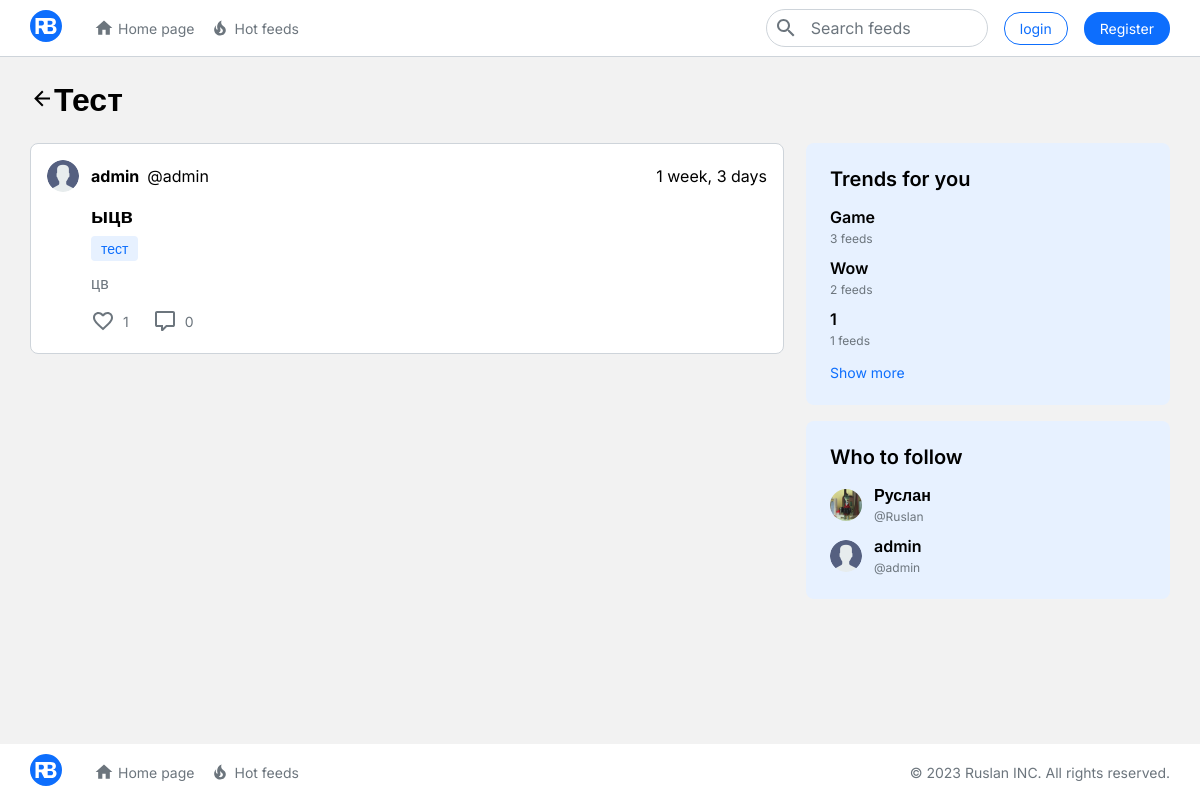
/tag/20/, run on the app's committed database.
### blog/models.py (models this page shows, shortened)
class Tags(models.Model):
    text = models.CharField('Текст', max_length=100)

class Post(models.Model):
    title = models.CharField('Название', max_length=300)
    text = models.TextField('Текст поста', blank=True, null=True)
    poster = models.ImageField("Постер", upload_to="blog/", blank=True, null=True)
    draft = models.BooleanField("Черновик", default=False)
    owner = models.ForeignKey(User, verbose_name="Владелец", on_delete=models.CASCADE)
    date = models.DateTimeField(auto_now_add=True, verbose_name="дата создания", blank=True)
    tag = models.ManyToManyField(Tags, verbose_name='теги', related_name='tag_post')

### users/models.py (models this page shows)
class User(AbstractUser):
    bio = models.TextField(_("bio"), max_length=500, blank=True)
    avatar = models.ImageField("Аватар", upload_to="profile/avatars/", blank=True, null=True)
    background = models.ImageField("Бєкграунд", upload_to="profile/backgrounds/", blank=True, null=True)

### blog/views.py (the view)
# urls.py: path("tag/<int:pk>/", TagPost.as_view(), name='tag_post'),
class TagPost(Posts_list_base):
    template_name = "blog/post_list_tags.html"
    def get_data(self, pk):
        context = super().get_data()
        post_queryset = Post.objects.filter(draft=False, tag__id=pk).order_by("-date")
        tag = Tags.objects.get(id=pk)
        posts_data = self.get_post_data(post_queryset)
        context.update({
            'posts_list': posts_data,
            'page_name': tag.text.capitalize()
        })
        return context

### blog/views.py (called while the page is built)
    def get_top_followers(self, count=5):
        return User.objects.annotate(followers_count=Count('followers')).all().order_by('-followers_count')[:count]

    def get_top_tags(self, count):
        querry = Tags.objects.annotate(post_count=Count('tag_post')).all().order_by('-post_count')[:count]
        return querry

    def get_post_data(self, queryset):
        data = list()
        for post in queryset:
            likes = Like.objects.filter(post=post)
            comments = Reviews.objects.filter(post=post)
            post_data = {
                'post_data': post,
                'likes': likes,
                'comments': comments,
                'user_likes': [i['user'] for i in Like.objects.values('user').filter(post=post)],
            }
            data.append(post_data)
        return data

    def get_data(self):
        context = {
            'top_tags': self.get_top_tags(count=6),
            'top_users': self.get_top_followers(),
            'get_following': self.get_following() if self.request.user!=self.anonimys else None,
        }
        return context

    def get(self, request, **kwargs):
        if 'slug' in kwargs:
            context = self.get_data(kwargs.get('slug'))
        elif 'pk' in kwargs:
            context = self.get_data(kwargs.get('pk'))
        else:
            context = self.get_data()
        return render(request, self.template_name, context)

### templates/blog/post_list_tags.html
{% extends 'blog/page_layout.html' %}
{% block contant %}
	<div class="contant">
		<div class="container">
			{% include "include/title_with_back.html" %}
			<div class="row">
				<div class="col-lg-8">
					{% for post in posts_list %}
                    	{% include "include/post.html" with post=post %}
					{% endfor %}
				</div>
				<div class="col-lg-4">
					<div class="sticky">
						{% include "include/topic_block.html" %}
						{% include "include/popular-block.html" %}
					</div>
				</div>
			</div>
		</div>
	</div>
{% endblock %}

### templates/include/title_with_back.html (shortened to what this page needs)
<div class="row">
    <div class="col">
        <div class="page_title_block">
            <h1 class="page_title d-flex align-items-center">
                <a href="{% url 'home' %}">
                    <svg width="24" height="25" viewBox="0 0 24 25" xmlns="http://www.w3.org/2000/svg">
                        <path d="M20.0002 11.5V13.5H8.00016L13.5002 19L12.0802 20.42L4.16016 12.5L12.0802 4.57996L13.5002 5.99996L8.00016 11.5H20.0002Z"/>
                    </svg>
                </a>
                {{ page_name }}
            </h1>
        </div>
    </div>
</div>

### templates/include/post.html (shortened to what this page needs)
{% load static %}
<div class="block_page post">
    <div class="post_header d-flex justify-content-between align-items-center">
        <div class="d-flex align-items-center">
            {% if post.post_data.owner.avatar %}
                <img src="{{ post.post_data.owner.avatar.url }}" alt="" class="profile_img">
            {% else %}
                <img src="{% static 'img/profile.png' %}" alt="" class="profile_img">
            {% endif %}
            {% if post.post_data.owner.first_name %}
                <a href="{% url 'profile' pk=post.post_data.owner.id %}"><h3 class="name">{{ post.post_data.owner.first_name }}</h3></a>
            {% else %}
                <a href="{% url 'profile' pk=post.post_data.owner.id %}"><h3 class="name">{{ post.post_data.owner.username }}</h3></a>
            {% endif %}
            <p class="text">@{{ post.post_data.owner.username }} </p>
        </div>
        <p class="text">{{ post.post_data.date|timesince }}</p>
    </div>
    <div class="post_title">
        <a href="{% url 'post_detail' pk=post.post_data.id %}"><h3 class="name">{{ post.post_data.title }}</h3></a>
        <div class="topic_group d-flex flex-wrap">
            {% for tag in post.post_data.tag.all %}
                <div class="badges">
                    <a href="{% url 'tag_post' tag.id %}"><p>{{ tag.text }}</p></a>
                </div>
            {% endfor %}
        </div>
    </div>
    <div class="post_body">
        {% if post.post_data.poster %}
            <img src="{{post.post_data.poster.url}}" alt="" class="post_img">
        {% else %}
            <p class="text">{{ post.post_data.text }}</p>
        {% endif %}
        <div class="post_control d-flex">
            <form action="{% url 'like' %}" method="post">
                <div class="like">
                    <button type="submit" {% if not user.is_authenticated %} disabled {% endif %}>
                        <div class="d-flex align-items-center">
                            {% if user.id in post.user_likes %}
                            <div class="like_img is_like_img d-flex justify-content-center align-items-center">
                                <svg width="24" height="24" viewBox="0 0 24 24" xmlns="http://www.w3.org/2000/svg">
                                    <path d="M16.5 2.65C14.76 2.65 13.09 3.46 12 4.73C10.91 3.46 9.24 2.65 7.5 2.65C4.42 2.65 2 5.06 2 8.15C2 11.92 5.4 15.01 10.55 19.68L12 21L13.45 19.68C18.6 15.01 22 11.92 22 8.15C22 5.06 19.58 2.65 16.5 2.65Z"/>
                                </svg>
                            </div>
                            {% else %}
                            <div class="like_img d-flex justify-content-center align-items-center">
                            </div>
                            {% endif %}
                            <p>{{ post.likes.count }}</p>
                        </div>
                    </button>
                </div>
            </form>
            <div class="comment">
                <a href="{% url 'post_detail' pk=post.post_data.id %}">
                    <div class="d-flex align-items-center">
                        <div class="comment_img d-flex justify-content-center align-items-center">
                        </div>
                        <p>{{ post.comments.count }}</p>
                    </div>
                </a>
            </div>
        </div>
    </div>
</div>

### templates/include/topic_block.html (shortened to what this page needs)
<div class="block_page_secondary">
    <h3 class="name">Trends for you</h3>
    <div class="topic_block">
        {% for topic in top_tags %}
        <div class="topic" id="topic{{ forloop.counter }}">
            <a href="{% url 'tag_post' topic.id %}"><h3 class="name">{{ topic.text|title }}</h3></a>
            <p class="text">{{ topic.post_count }} feeds</p>
        </div>
        {% endfor %}
    </div>
    <p class="show" onclick="hide_tags()">Show more</p>
</div>

### templates/include/popular-block.html (shortened to what this page needs)
{% load static %}
<div class="block_page_secondary">
    <h3 class="name">Who to follow</h3>
    <div class="profile_block">
        {% for top_user in top_users %}
        <div class="profile d-flex justify-content-between align-items-center">
            <div class="prifile_data d-flex align-items-center">
                {% if top_user.avatar %}
                    <img src="{{ top_user.avatar.url }}" alt="" class="profile_img">
                {% else %}
                    <img src="{% static 'img/profile.png' %}" alt="" class="profile_img">
                {% endif %}
                <div class="text_data">
                    {% if top_user.first_name %}
                        <a href="{% url 'profile' pk=top_user.id %}"><p class="name">{{ top_user.first_name }}</p></a>
                    {% else %}
                        <a href="{% url 'profile' pk=top_user.id %}"><p class="name">{{ top_user.username }}</p></a>
                    {% endif %}
                    <p class="text">@{{ top_user.username }}</p>
                </div>
            </div>
        </div>
        {% endfor %}
    </div>
</div>

### static/css/style.css (style rules this page uses)
a { text-decoration:none }
body { margin:0 }
.contant { min-height:calc(100vh - 56px - 56px);background:#F2F2F2;margin-top:56px }
.contant .page_title_block { margin-top:24px;margin-bottom:24px }
.contant .page_title { font-family:'Inter', sans-serif;font-size:14px;font-weight:bold;font-size:32px;color:#000;margin:0 }
.block_page { border:#ced4da solid 1px;border-radius:8px;padding:16px;background:#fff;width:calc(100% - 32px);margin-bottom:24px }
.block_page_secondary { border-radius:8px;padding:24px;background:#E7F1FF;width:calc(100% - 48px);margin-bottom:16px }
.profile_img { height:32px;width:32px;border-radius:16px }
h3.name { font-family:'Inter', sans-serif;font-size:16px;color:#000;font-weight:bold;margin:0 }
p.text { font-family:'Inter', sans-serif;font-size:16px;margin:0 }
.post .post_header { margin-bottom:12px }
.post .post_header .profile_img { margin-right:12px }
.post .post_header .name { margin-right:8px;color:#000 }
.post .post_title { margin-left:44px }
.post .post_title .name { font-family:'Inter', sans-serif;font-size:20px;color:#000 }
.post .post_body { margin-left:44px;margin-top:12px;width:calc(100% - 44px) }
.post .post_body .text { color:#6c757d }
.post .post_body .post_control { margin-top:16px }
.post .post_body .post_control .like button { border:none;background:none;margin:0;padding:0;cursor:pointer }
.post .post_body .post_control .like .like_img svg { fill:#6c757d;transition:.3s }
.post .post_body .post_control .like p { font-family:'Inter', sans-serif;font-size:14px;color:#6c757d;margin:0;margin-left:8px;transition:.3s }
.post .post_body .post_control .comment { margin-left:24px;cursor:pointer }
.post .post_body .post_control .comment a { text-decoration:none }
.post .post_body .post_control .comment .comment_img svg { fill:#6c757d;transition:.3s;cursor:pointer }
.post .post_body .post_control .comment p { font-family:'Inter', sans-serif;font-size:14px;color:#6c757d;margin:0;margin-left:8px;transition:.3s }
.post_control .like button { border:none;background:none;margin:0;padding:0;cursor:pointer }
.post_control .like .like_img svg { fill:#6c757d;transition:.3s }
.post_control .like p { font-family:'Inter', sans-serif;font-size:14px;color:#6c757d;margin:0;margin-left:8px;transition:.3s }
.post_control .comment { margin-left:24px;cursor:pointer }
.post_control .comment a { text-decoration:none }
.post_control .comment .comment_img svg { fill:#6c757d;transition:.3s }
.post_control .comment p { font-family:'Inter', sans-serif;font-size:14px;color:#6c757d;margin:0;margin-left:8px;transition:.3s }
.badges { margin-right:12px;margin-top:8px }
.badges a { text-decoration:none }
.badges a p { font-family:'Inter', sans-serif;font-size:14px;background:#E7F1FF;color:#0d6efd;margin:0;padding:4px 10px;border-radius:4px }
.block_page_secondary .name { font-family:'Inter', sans-serif;font-size:20px;font-weight:600;margin-bottom:12px }
.block_page_secondary .topic_block { margin-top:16px;margin-bottom:16px }
.block_page_secondary .topic_block .topic { margin-bottom:12px }
.block_page_secondary .topic_block .topic .text { font-family:'Inter', sans-serif;font-size:12px;color:#6c757d;margin:0 }
.block_page_secondary .topic_block .topic .name { font-family:'Inter', sans-serif;font-size:16px;color:#000;margin:4px 0 }
.block_page_secondary .show { margin-bottom:0;font-family:'Inter', sans-serif;font-size:14px;color:#0d6efd;cursor:pointer }
.profile_block { margin-top:16px }
.profile_block .name { font-family:'Inter', sans-serif;font-size:20px;font-weight:600;margin-bottom:12px;color:#000 }
.profile_block .profile { margin-bottom:12px }
.profile_block .profile img { margin-right:12px }
.profile_block .profile .text_data .name { font-family:'Inter', sans-serif;font-size:16px;margin:0;margin-bottom:4px;color:#000 }
.profile_block .profile .text_data .text { font-family:'Inter', sans-serif;font-size:12px;margin:0;color:#6c757d }
.profile_block .profile:last-child { margin-bottom:0 }
.sticky { position:sticky;top:calc(56px + 24px) }
.profile_block { position:relative }

### data on the page
Tags: text "Тест", text "тест"
Post: post_data.owner.username "admin", post_data "1 week, 3 days", post_data "ыцв", post_data.text "цв", likes.count "1", comments.count "0"
Tags: text "Game", post_count "3"
Tags: text "Wow", post_count "2"
Tags: text "1", post_count "1"
User: avatar (picture), first_name "Руслан", username "Ruslan"
User: username "admin"
